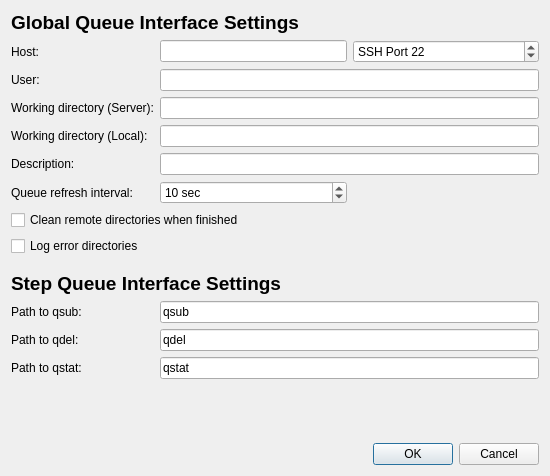
<?xml version="1.0" encoding="UTF-8"?>
<ui version="4.0">
 <class>SgeConfigDialog</class>
 <widget class="QDialog" name="SgeConfigDialog">
  <property name="geometry">
   <rect>
    <x>0</x>
    <y>0</y>
    <width>550</width>
    <height>476</height>
   </rect>
  </property>
  <property name="sizePolicy">
   <sizepolicy hsizetype="Maximum" vsizetype="Preferred">
    <horstretch>0</horstretch>
    <verstretch>0</verstretch>
   </sizepolicy>
  </property>
  <property name="windowTitle">
   <string>SGE Queue Configuration</string>
  </property>
  <layout class="QGridLayout" name="gridLayout">
   <item row="0" column="0" colspan="4">
    <widget class="QLabel" name="label_3">
     <property name="text">
      <string>&lt;html&gt;&lt;head/&gt;&lt;body&gt;&lt;p&gt;&lt;span style=&quot; font-size:14pt; font-weight:600;&quot;&gt;Global Queue Interface Settings&lt;/span&gt;&lt;/p&gt;&lt;/body&gt;&lt;/html&gt;</string>
     </property>
    </widget>
   </item>
   <item row="1" column="0">
    <widget class="QLabel" name="label_18">
     <property name="sizePolicy">
      <sizepolicy hsizetype="Maximum" vsizetype="Preferred">
       <horstretch>0</horstretch>
       <verstretch>0</verstretch>
      </sizepolicy>
     </property>
     <property name="text">
      <string>Host:</string>
     </property>
     <property name="buddy">
      <cstring>edit_host</cstring>
     </property>
    </widget>
   </item>
   <item row="1" column="2">
    <widget class="QLineEdit" name="edit_host">
     <property name="toolTip">
      <string>Address of host. Can use IP or host name.</string>
     </property>
    </widget>
   </item>
   <item row="1" column="3">
    <widget class="QSpinBox" name="spin_port">
     <property name="prefix">
      <string>SSH Port </string>
     </property>
     <property name="maximum">
      <number>99999</number>
     </property>
     <property name="value">
      <number>22</number>
     </property>
    </widget>
   </item>
   <item row="2" column="0">
    <widget class="QLabel" name="label_19">
     <property name="sizePolicy">
      <sizepolicy hsizetype="Maximum" vsizetype="Preferred">
       <horstretch>0</horstretch>
       <verstretch>0</verstretch>
      </sizepolicy>
     </property>
     <property name="text">
      <string>User:</string>
     </property>
     <property name="buddy">
      <cstring>edit_username</cstring>
     </property>
    </widget>
   </item>
   <item row="2" column="2" colspan="2">
    <widget class="QLineEdit" name="edit_username">
     <property name="toolTip">
      <string>Username on above host.</string>
     </property>
    </widget>
   </item>
   <item row="3" column="2" colspan="2">
    <widget class="QLineEdit" name="edit_rempath">
     <property name="toolTip">
      <string>Path on remote host to use during optimizations. Do not use wildcard characters or BASH-specific characters (e.g. '~' in place of /home/user).</string>
     </property>
    </widget>
   </item>
   <item row="3" column="0" colspan="2">
    <widget class="QLabel" name="label_20">
     <property name="sizePolicy">
      <sizepolicy hsizetype="Maximum" vsizetype="Preferred">
       <horstretch>0</horstretch>
       <verstretch>0</verstretch>
      </sizepolicy>
     </property>
     <property name="text">
      <string>Working directory (Server):</string>
     </property>
     <property name="buddy">
      <cstring>edit_rempath</cstring>
     </property>
    </widget>
   </item>
   <item row="4" column="2" colspan="2">
    <widget class="QLineEdit" name="edit_locpath">
     <property name="toolTip">
      <string>Local path to store files</string>
     </property>
    </widget>
   </item>
   <item row="4" column="0">
    <widget class="QLabel" name="label_21">
     <property name="sizePolicy">
      <sizepolicy hsizetype="Maximum" vsizetype="Preferred">
       <horstretch>0</horstretch>
       <verstretch>0</verstretch>
      </sizepolicy>
     </property>
     <property name="text">
      <string>Working directory (Local):</string>
     </property>
     <property name="buddy">
      <cstring>edit_locpath</cstring>
     </property>
    </widget>
   </item>
   <item row="11" column="0">
    <widget class="QLabel" name="label_launch">
     <property name="sizePolicy">
      <sizepolicy hsizetype="Maximum" vsizetype="Preferred">
       <horstretch>0</horstretch>
       <verstretch>0</verstretch>
      </sizepolicy>
     </property>
     <property name="toolTip">
      <string>Command used to submit jobs to the SGE queue. Usually qsub.</string>
     </property>
     <property name="text">
      <string>Path to qsub:</string>
     </property>
     <property name="buddy">
      <cstring>edit_qsub</cstring>
     </property>
    </widget>
   </item>
   <item row="11" column="2" colspan="2">
    <widget class="QLineEdit" name="edit_qsub">
     <property name="toolTip">
      <string>Command used to submit jobs to the SGE queue. Usually qsub.</string>
     </property>
     <property name="text">
      <string>qsub</string>
     </property>
    </widget>
   </item>
   <item row="12" column="0">
    <widget class="QLabel" name="label_qdel">
     <property name="sizePolicy">
      <sizepolicy hsizetype="Maximum" vsizetype="Preferred">
       <horstretch>0</horstretch>
       <verstretch>0</verstretch>
      </sizepolicy>
     </property>
     <property name="toolTip">
      <string>Command used to delete jobs from the queue. Usually qdel.</string>
     </property>
     <property name="text">
      <string>Path to qdel:</string>
     </property>
     <property name="buddy">
      <cstring>edit_qdel</cstring>
     </property>
    </widget>
   </item>
   <item row="13" column="2" colspan="2">
    <widget class="QLineEdit" name="edit_qstat">
     <property name="toolTip">
      <string>Command used to check the SGE queue. Use qstat.</string>
     </property>
     <property name="text">
      <string>qstat</string>
     </property>
    </widget>
   </item>
   <item row="13" column="0">
    <widget class="QLabel" name="label_check">
     <property name="sizePolicy">
      <sizepolicy hsizetype="Maximum" vsizetype="Preferred">
       <horstretch>0</horstretch>
       <verstretch>0</verstretch>
      </sizepolicy>
     </property>
     <property name="toolTip">
      <string>Command used to check the SGE queue. Use qstat.</string>
     </property>
     <property name="text">
      <string>Path to qstat:</string>
     </property>
     <property name="buddy">
      <cstring>edit_qstat</cstring>
     </property>
    </widget>
   </item>
   <item row="5" column="2" colspan="2">
    <widget class="QLineEdit" name="edit_description">
     <property name="toolTip">
      <string>Short description of optimization (used as %description% template keyword in input templates).</string>
     </property>
    </widget>
   </item>
   <item row="12" column="2" colspan="2">
    <widget class="QLineEdit" name="edit_qdel">
     <property name="toolTip">
      <string>Command used to delete jobs from the queue. Usually qdel.</string>
     </property>
     <property name="text">
      <string>qdel</string>
     </property>
    </widget>
   </item>
   <item row="5" column="0">
    <widget class="QLabel" name="label">
     <property name="text">
      <string>Description:</string>
     </property>
     <property name="buddy">
      <cstring>edit_description</cstring>
     </property>
    </widget>
   </item>
   <item row="18" column="3">
    <widget class="QDialogButtonBox" name="buttonBox">
     <property name="orientation">
      <enum>Qt::Horizontal</enum>
     </property>
     <property name="standardButtons">
      <set>QDialogButtonBox::Cancel|QDialogButtonBox::Ok</set>
     </property>
    </widget>
   </item>
   <item row="17" column="3">
    <spacer name="verticalSpacer">
     <property name="orientation">
      <enum>Qt::Vertical</enum>
     </property>
     <property name="sizeHint" stdset="0">
      <size>
       <width>20</width>
       <height>40</height>
      </size>
     </property>
    </spacer>
   </item>
   <item row="6" column="0">
    <widget class="QLabel" name="label_2">
     <property name="text">
      <string>Queue refresh interval:</string>
     </property>
    </widget>
   </item>
   <item row="6" column="2">
    <widget class="QSpinBox" name="spin_interval">
     <property name="suffix">
      <string> sec</string>
     </property>
     <property name="minimum">
      <number>1</number>
     </property>
     <property name="maximum">
      <number>99999</number>
     </property>
     <property name="value">
      <number>10</number>
     </property>
    </widget>
   </item>
   <item row="7" column="0" colspan="4">
    <widget class="QCheckBox" name="cb_cleanRemoteOnStop">
     <property name="text">
      <string>Clean remote directories when finished</string>
     </property>
    </widget>
   </item>
   <item row="8" column="0">
    <widget class="QCheckBox" name="cb_logErrorDirs">
     <property name="toolTip">
      <string>&lt;html&gt;&lt;head/&gt;&lt;body&gt;&lt;p&gt;Leaves a copy of a directory in which an error occurred in &amp;lt;local_path&amp;gt;/errorDirs.&lt;/p&gt;&lt;p&gt;This can help when figuring out why an xtal fails when submitted.&lt;/p&gt;&lt;p&gt;Only keeps one copy for each xtal directory (so if an error occurred in 00001x00001 twice, the first error directory would have been overwritten by the second)&lt;/p&gt;&lt;/body&gt;&lt;/html&gt;</string>
     </property>
     <property name="text">
      <string>Log error directories</string>
     </property>
    </widget>
   </item>
   <item row="10" column="0" colspan="4">
    <widget class="QLabel" name="label_4">
     <property name="text">
      <string>&lt;html&gt;&lt;head/&gt;&lt;body&gt;&lt;p&gt;&lt;span style=&quot; font-size:14pt; font-weight:600;&quot;&gt;Step Queue Interface Settings&lt;/span&gt;&lt;/p&gt;&lt;/body&gt;&lt;/html&gt;</string>
     </property>
    </widget>
   </item>
   <item row="9" column="0">
    <spacer name="verticalSpacer_2">
     <property name="orientation">
      <enum>Qt::Vertical</enum>
     </property>
     <property name="sizeType">
      <enum>QSizePolicy::Minimum</enum>
     </property>
     <property name="sizeHint" stdset="0">
      <size>
       <width>10</width>
       <height>10</height>
      </size>
     </property>
    </spacer>
   </item>
  </layout>
 </widget>
 <tabstops>
  <tabstop>edit_host</tabstop>
  <tabstop>spin_port</tabstop>
  <tabstop>edit_username</tabstop>
  <tabstop>edit_rempath</tabstop>
  <tabstop>edit_locpath</tabstop>
  <tabstop>edit_description</tabstop>
  <tabstop>edit_qsub</tabstop>
  <tabstop>edit_qdel</tabstop>
  <tabstop>edit_qstat</tabstop>
  <tabstop>buttonBox</tabstop>
 </tabstops>
 <resources/>
 <connections>
  <connection>
   <sender>buttonBox</sender>
   <signal>accepted()</signal>
   <receiver>SgeConfigDialog</receiver>
   <slot>accept()</slot>
   <hints>
    <hint type="sourcelabel">
     <x>248</x>
     <y>254</y>
    </hint>
    <hint type="destinationlabel">
     <x>157</x>
     <y>274</y>
    </hint>
   </hints>
  </connection>
  <connection>
   <sender>buttonBox</sender>
   <signal>rejected()</signal>
   <receiver>SgeConfigDialog</receiver>
   <slot>reject()</slot>
   <hints>
    <hint type="sourcelabel">
     <x>316</x>
     <y>260</y>
    </hint>
    <hint type="destinationlabel">
     <x>286</x>
     <y>274</y>
    </hint>
   </hints>
  </connection>
 </connections>
</ui>
